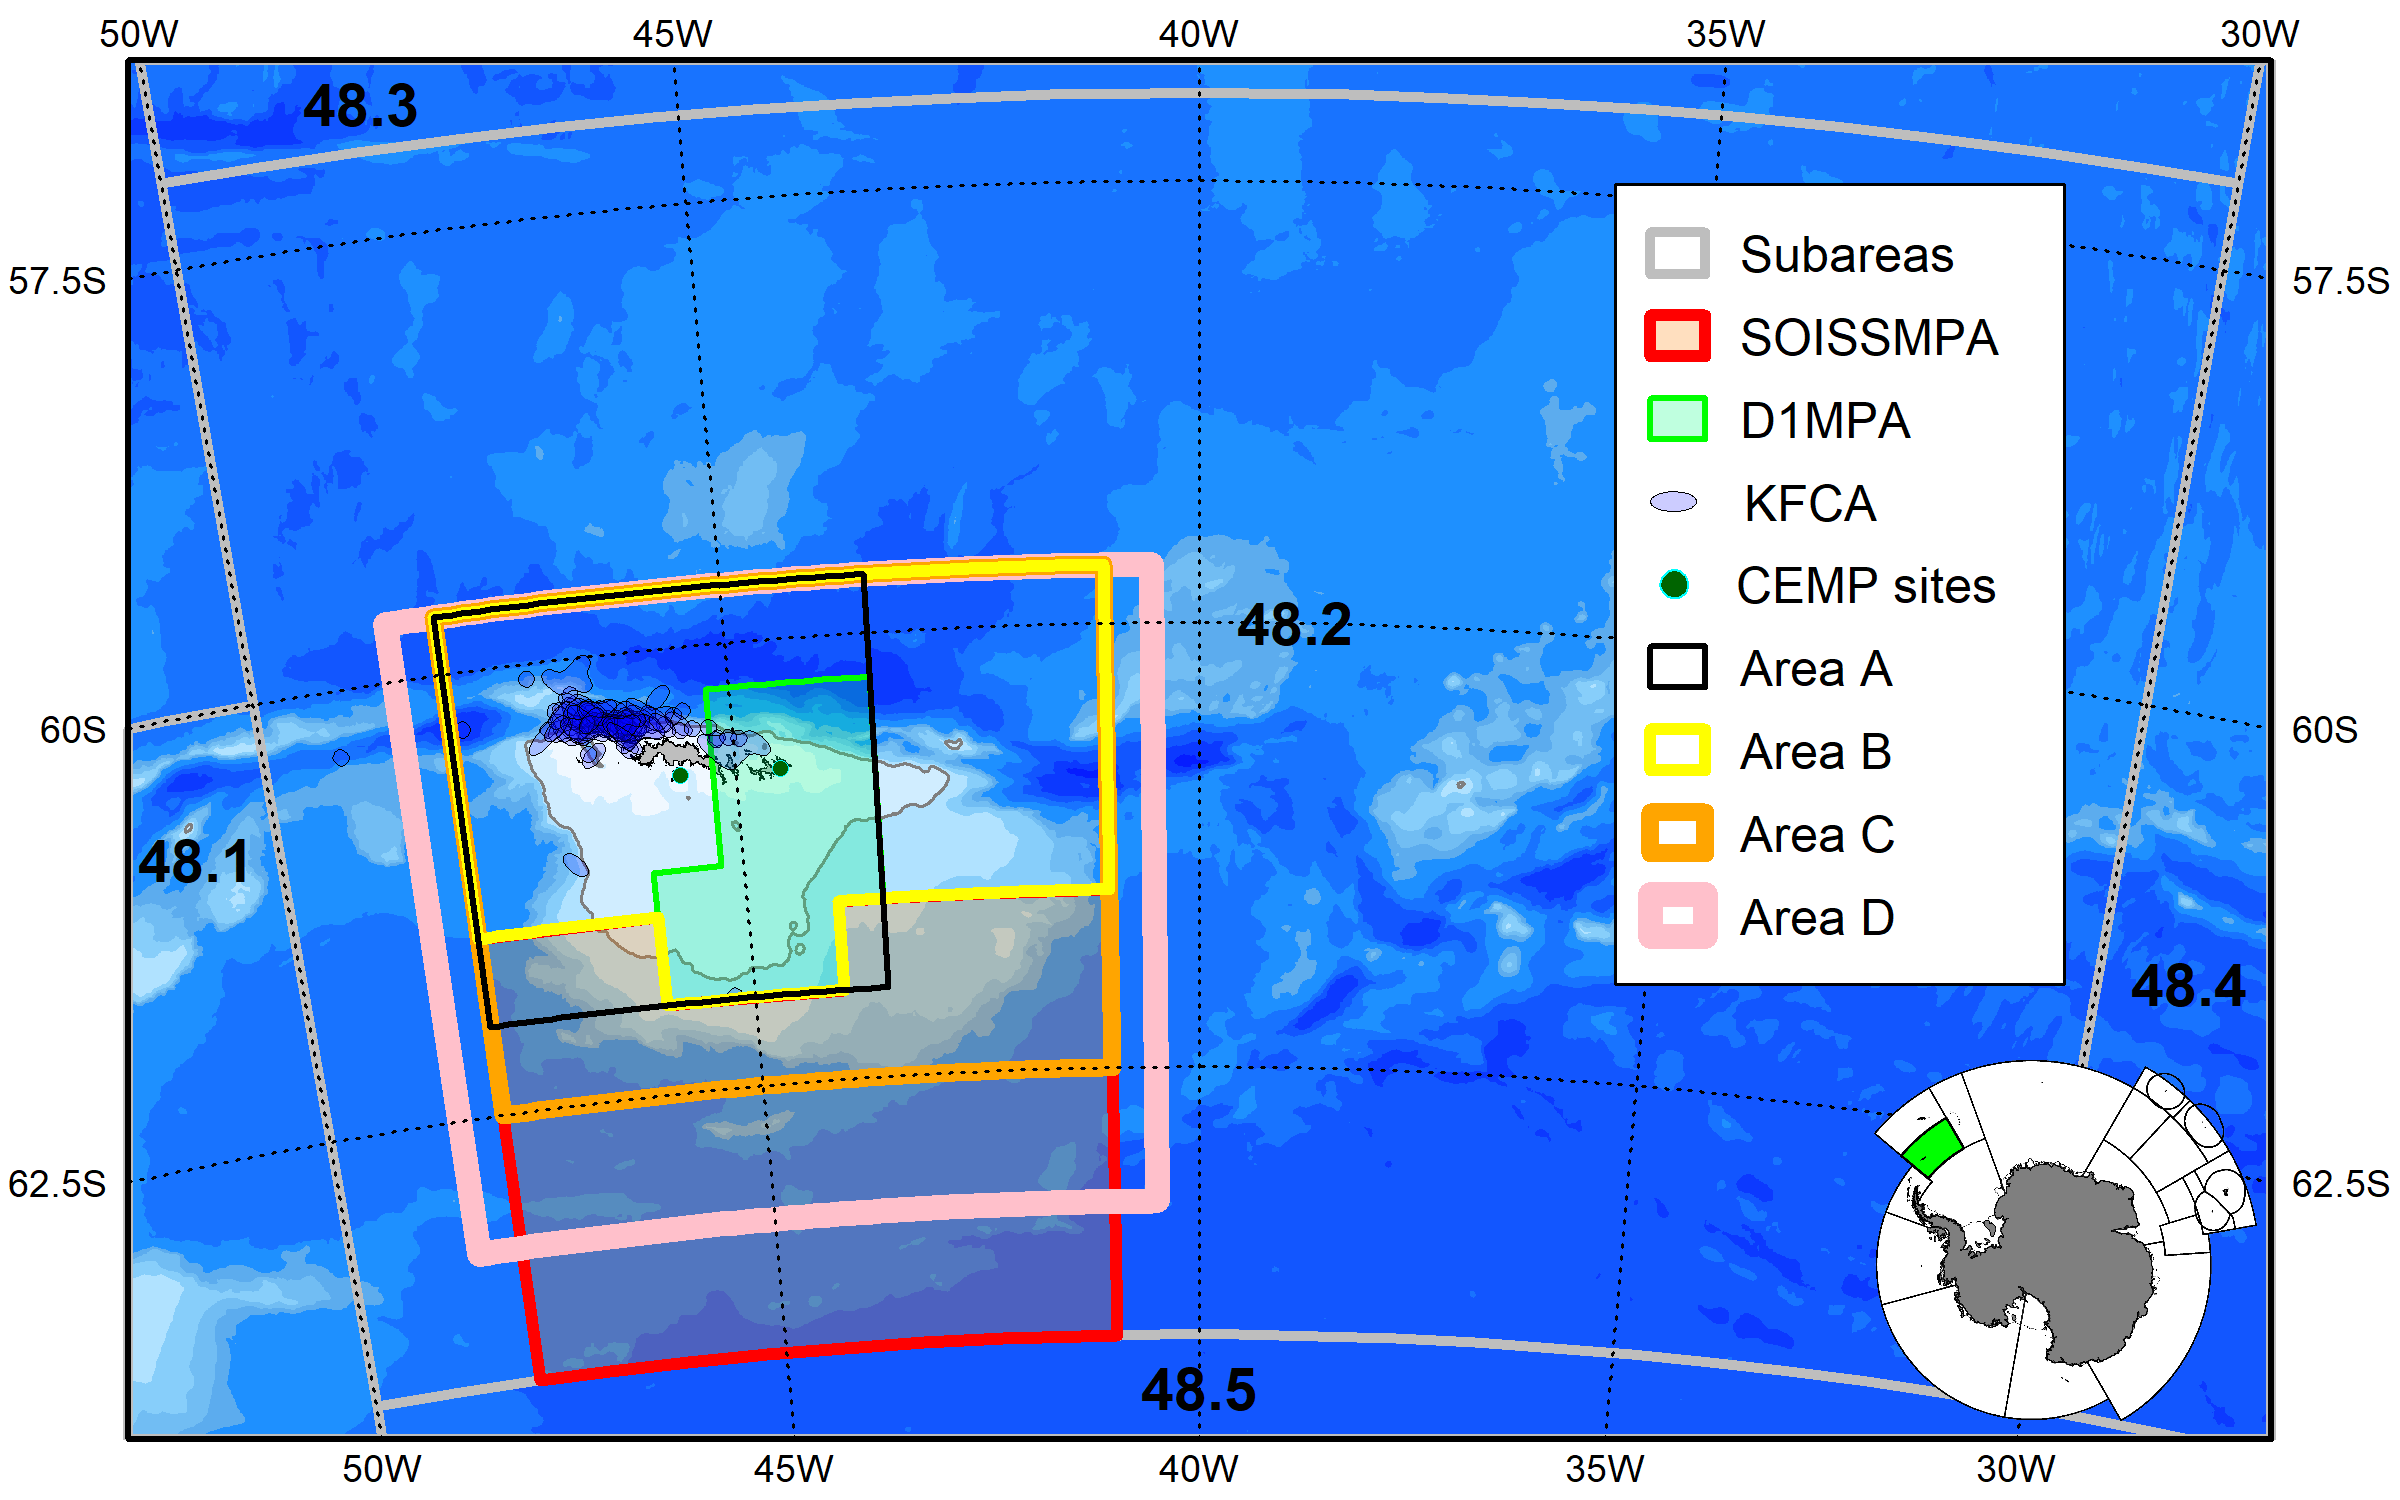

Write the R code that produced this figure.
#Script to reproduce Fig 2 of WS-48.2-2026
library(CCAMLRGIS)
library(terra)
library(png)

#Get Bathymetry and isobath (generated from WS482Bathy.R)
Bathy=rast("Report maps/ExternalFiles/Bathy482.tif")
Iso400=st_read("Report maps/Files/WS-482-2026/Iso400.gpkg",quiet=T)

#Get coastline
coast=load_Coastline()
#Get Areas
ASDs=load_ASDs()
MPAs=load_MPAs()
MPAs=MPAs[MPAs$GAR_Short_Label=="SOSS",]

#KFCA (From Figure 8 of WS-48.2-2026/05)
KFCA=st_read("Report maps/ExternalFiles/KFCA_WS_482.gpkg",quiet=T)
KFCA=KFCA[KFCA$ASD=="48.2",]

#Additional areas
Add_Areas=read.csv("Report maps/Files/WS-482-2026/Additional_Areas_WS482.csv")
AreasP=create_Polys(Add_Areas)

#Get inset map
inset=readPNG("Report maps/Files/WS-482-2026/Inset_482.png",native = T)

#Rotate objects
Lonzero=-40 #This longitude will point up
R_bathy=Rotate_obj(Bathy,Lonzero)
R_asds=Rotate_obj(ASDs,Lonzero)
R_coast=Rotate_obj(coast,Lonzero)
R_mpas=Rotate_obj(MPAs,Lonzero)
Iso400=Rotate_obj(Iso400,Lonzero)
R_KFCA=Rotate_obj(KFCA,Lonzero)
R_AreasP=Rotate_obj(AreasP,Lonzero)

  
#Select ASD of interest to build bounding box
R_asdsb=R_asds[R_asds$GAR_Long_Label=="48.2",]
#Create a bounding box for the region
bb=st_bbox(st_buffer(R_asdsb,20000)) #Get bounding box (x/y limits) + buffer
bx=st_as_sfc(bb) #Build spatial box to plot

#Use bounding box to crop elements
R_asds=suppressWarnings(st_intersection(R_asds,bx))
R_coast=suppressWarnings(st_intersection(R_coast,bx))
Iso400=suppressWarnings(st_intersection(Iso400,bx))
R_bathy=crop(R_bathy,ext(bb))

#CEMP sites
CEMP=data.frame(Lat=c(-60.717,-60.7286),
                Lon=c(-45.6,-44.5181),
                text=c("Signy Island \n (SIO - UK)","Laurie Island \n (LAO - ARG)"))
CEMP=create_Points(CEMP)
CEMP=Rotate_obj(CEMP,Lonzero)

#Subarea Labels
Labs=data.frame(
  Lat=c(-60.8,-60,-56.73,-61.5,-64.3),
  Lon=c(-50.9,-39,-48,-29,-40),
  text=c(48.1,48.2,48.3,48.4,48.5)
)
Labs_p=create_Points(Labs,NamesIn =  c("Lat","Lon"))
R_labsp=Rotate_obj(Labs_p,Lonzero) #Rotate labels
R_labsp$x=st_coordinates(R_labsp)[,1]
R_labsp$y=st_coordinates(R_labsp)[,2]
R_labsp=st_drop_geometry(R_labsp)

#Load Legend Items
source("Report maps/Files/WS-482-2026/LegendItemsWS482.R")



#Plot
png(filename='Report maps/Files/WS-482-2026/WS-482-2026_Fig2.png',width=2400,height=1500,res=300)
par(mar=c(1,2,1,2),lend=0)
plot(R_bathy,breaks=Depth_cuts,col=Depth_cols,legend=FALSE,axes=FALSE,mar=NA,maxcell=5e6)
plot(Iso400,lwd=1,add=T,xpd=T,border="grey50")#Isobath
plot(st_geometry(R_asds),border="grey",lwd=3.5,add=T)
plot(st_geometry(R_mpas),border="red",col=rgb(1,0.5,0,0.25),lwd=4,add=T)
plot(st_geometry(R_coast),col="grey",add=T,lwd=0.5)

plot(st_geometry(R_AreasP[R_AreasP$ID=="D1MPA-GPZ-SOI",]),border="green",col=rgb(0,1,0.5,0.25),lwd=2,add=T)
plot(st_geometry(R_KFCA),col=rgb(0,0,1,0.2),add=T,lwd=0.2)
plot(st_geometry(R_AreasP[R_AreasP$ID=="Area D",]),border="pink",add=T,lwd=8)
plot(st_geometry(R_AreasP[R_AreasP$ID=="Area C",]),border="orange",add=T,lwd=6)
plot(st_geometry(R_AreasP[R_AreasP$ID=="Area B",]),border="yellow",add=T,lwd=4)
plot(st_geometry(R_AreasP[R_AreasP$ID=="Area A",]),add=T,lwd=2)

add_RefGrid(bb=bb,ResLat = 2.5,ResLon = 5,lwd=1,fontsize = 0.75)
plot(bx,lwd=2,add=T,xpd=T)

#Add inset map
Loc=c(400000,2810000) #XY location of inset
rasterImage(inset,xleft=Loc[1],
            ybottom=Loc[2],
            xright=Loc[1]+250000,
            ytop=Loc[2]+250000,
            xpd=T)

#CEMP sites
plot(st_geometry(CEMP),pch=21,bg='darkgreen',add=T,cex=0.75,col='cyan',lwd=0.5)

#Legend
LegOpt=list( 
  Pos = "topright",
  Boxbd="white",
  BoxW= 60,
  BoxH= 120,
  Boxexp = c(5,0,-2,-2),
  PosX=-30,
  PosY=-18
)
add_Legend(bb,LegOpt,
           Items=list(L_ASDs,L_MPA,L_D1MPA,L_KFCA,L_CEMP,L_A,L_B,L_C,L_D
           ))

text(R_labsp$x,R_labsp$y,R_labsp$text,cex=1.2,font=2)

dev.off()


#Compute marine areas
#Put all polygons together
tmp=ASDs[ASDs$GAR_Long_Label=="48.2",]
tmp=tmp[,"GAR_Name"]
colnames(tmp)[1]="Polygon"
Polys=tmp

tmp=MPAs[MPAs$GAR_Short_Label=="SOSS",]
tmp=tmp[,"GAR_Short_Label"]
colnames(tmp)[1]="Polygon"
Polys=rbind(Polys,tmp)

tmp=AreasP
tmp=tmp[,"ID"]
colnames(tmp)[1]="Polygon"
Polys=rbind(Polys,tmp)
#Clip to the coastline
Polys=suppressWarnings(st_difference(Polys,st_union(coast[coast$surface=="Land",])))
Ar=as.numeric(round(st_area(Polys)/1e6))

Areas=data.frame(
  Polygon=Polys$Polygon,
  Marine_Area_km2=Ar
)
#Export areas
write.csv(Areas,"Report maps/Files/WS-482-2026/WS-482-2026_Polygon_Areas.csv",row.names = F)
#Export polygons
st_write(Polys,"Report maps/Files/WS-482-2026/WS482_Polys.gpkg")
